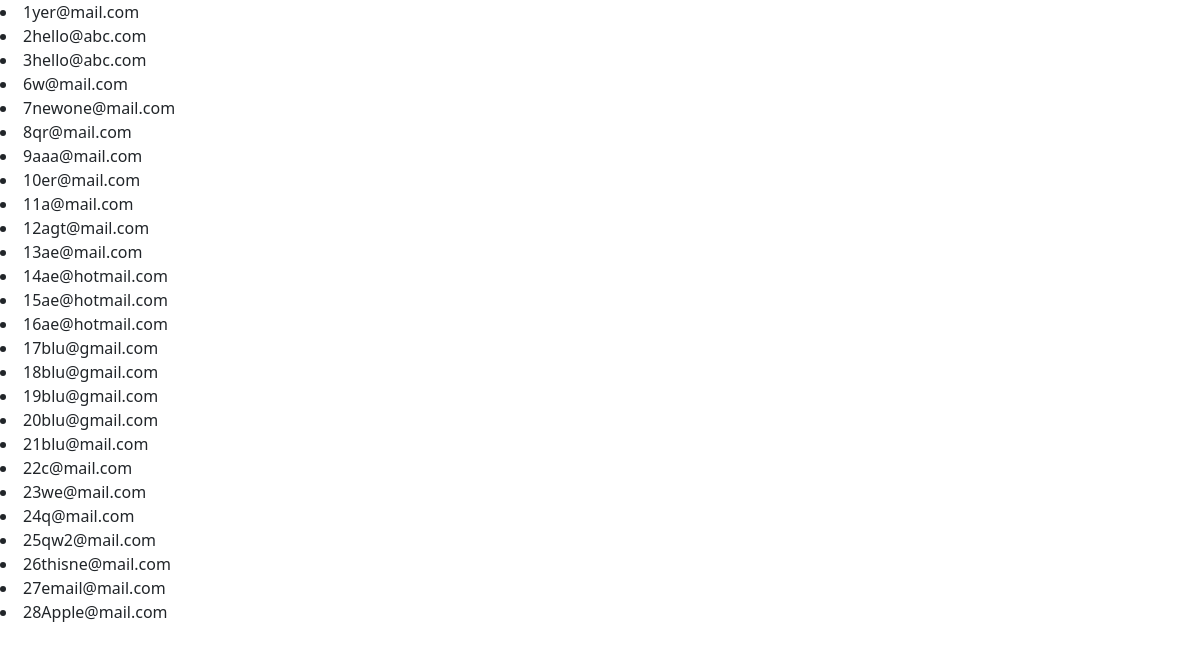
Page /email/list/ (signed in) on the earlier database version.
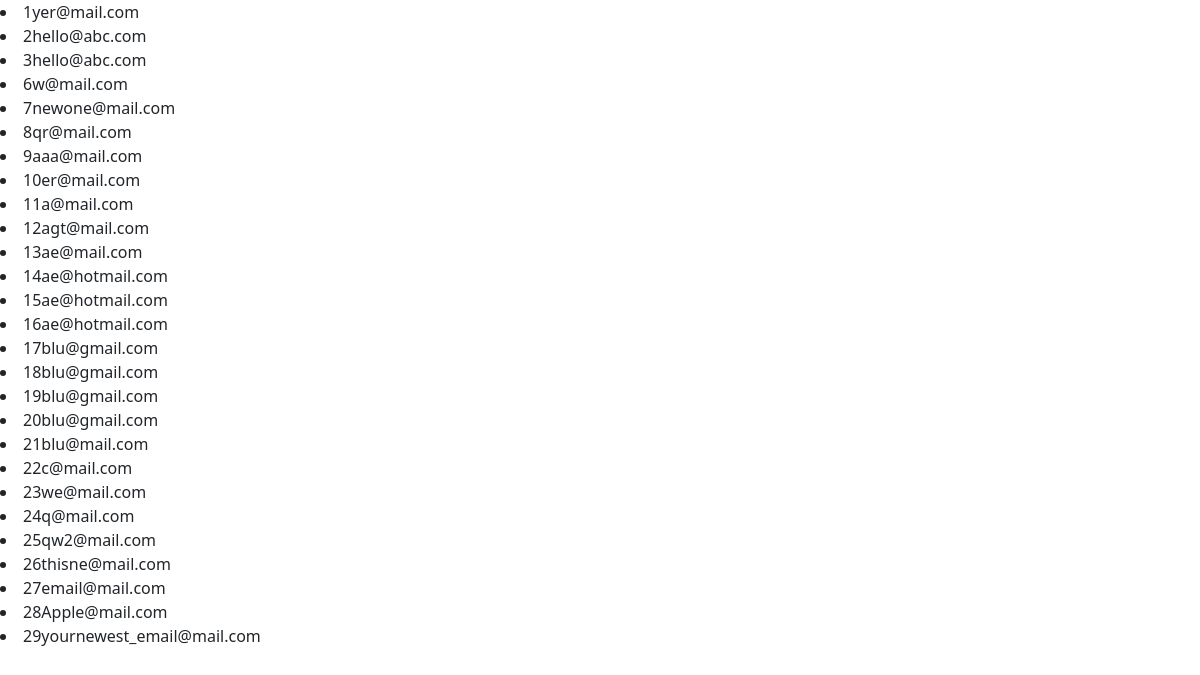
Same page on the later database version.
### emails/models.py (models this page shows)
class EmailEntry(models.Model):
    email = models.EmailField()
    name = models.CharField(max_length=100)
    updated_at = models.DateTimeField(auto_now=True) # Date time updated
    timestamp = models.DateTimeField(auto_now_add=True) # Date time added

### emails/views.py (the view)
# urls.py: path('email/list/', email_entry_list_view),
@login_required()
def email_entry_list_view(request,*args, **kwargs):
    obj = EmailEntry.objects.all()
    return render(request, "emails/list.html", {"object_list": obj})

### templates/emails/list.html
{% extends 'base.html' %}
{% block content %}
{% for o in object_list %}
  <li>
    {{ o.id }}{{ o.email }}
  </li>
  {% endfor %}
{% endblock content %}

Differences in the rows shown:
added EmailEntry: id "29", email "yournewest_email@mail.com"
